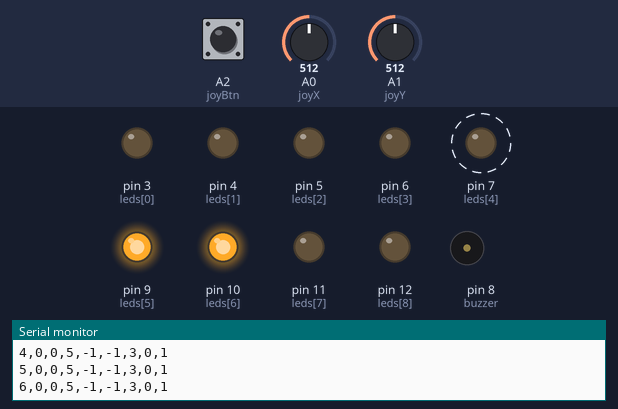
Bench run of a sketch on a simulated Arduino Uno, built with avr-gcc and run on an emulated ATmega328P. Shown: output pins drawn as LEDs (lit = HIGH), buzzer (waves = sounding), the last lines printed to the serial monitor. Dashed ring = blinking. The test bench sets the inputs (shaded band); at power-on: A1 (joyY) = 512, A2 (joyBtn) HIGH, A0 (joyX) = 512. Random numbers use the default seed unless the sketch sets one.

Above: at 1.4 s.
1.5 s: A1 (joyY) set to 203
4.5 s: A1 (joyY) set to 179
At 5.4 s:
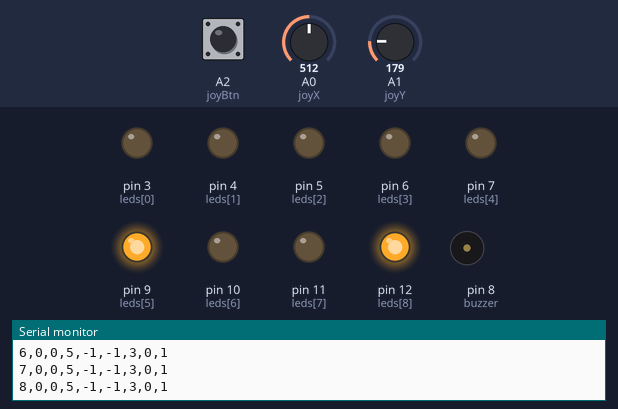
6.0 s: A1 (joyY) set to 306
At 6.27 s:
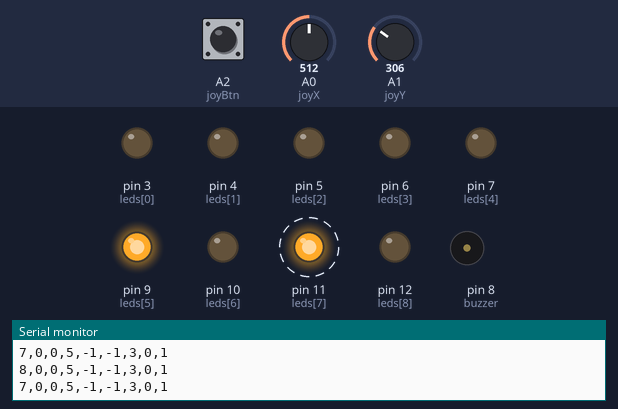
9.0 s: A2 (joyBtn) pulled LOW for 3.2 s
At 10.3 s:
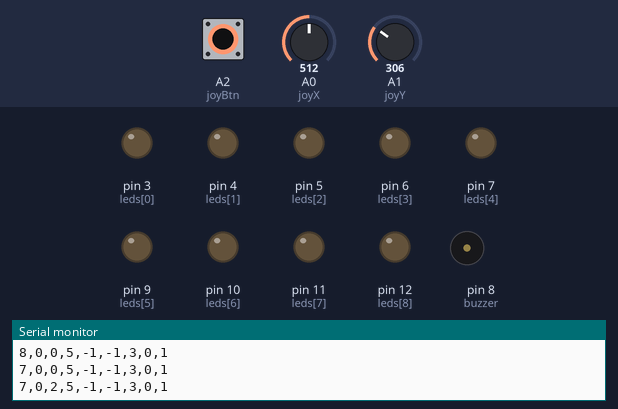
13.7 s: A2 (joyBtn) pulled LOW for 0.2 s
At 13.91 s:
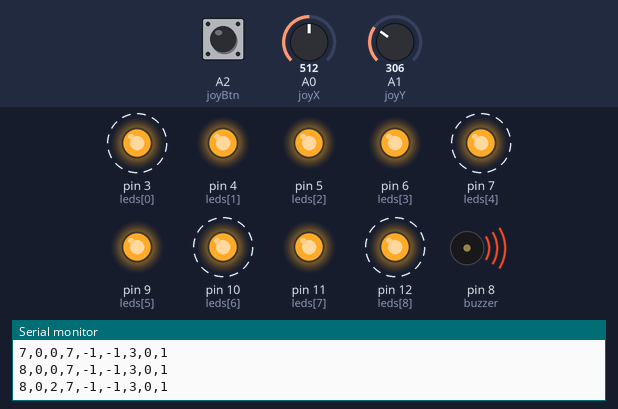
16.9 s: A2 (joyBtn) pulled LOW for 1 s
At 17.29 s:
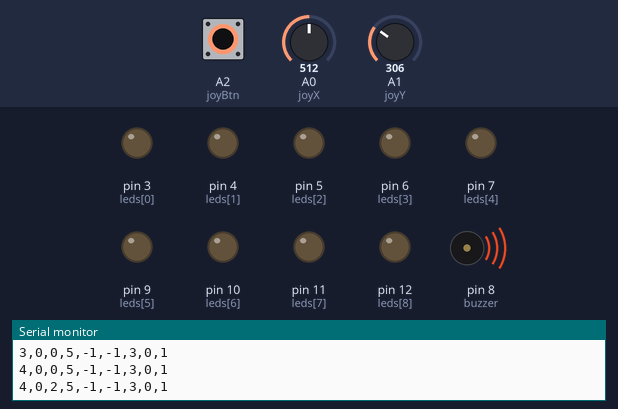
Timing chart, 0 to 26.7 s (numbered marks = the images above; inputs shaded):
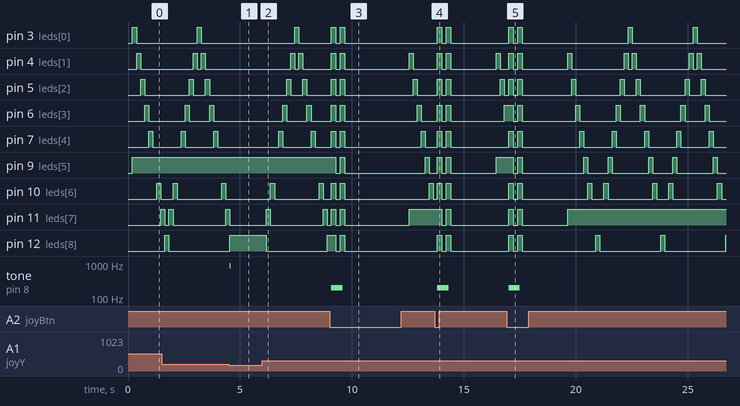

The sketch:

try3.ino
```cpp
const int joyX = A0;
const int joyY = A1;
const int joyBtn = A2;
const int buzzer = 8;

int leds[] = {3, 4, 5, 6, 7, 9, 10, 11, 12};
const int ledCount = 9;

// 目標位置陣列（最多支援 3 顆黃點，-1 代表該顆已消除或未開啟）
int targets[3] = {4, -1, -1};

int currentPos = 0;
int direction = 1;
int score = 0;
int centerX = 512;
int centerY = 512;

// 遊戲參數設定（可透過管理者模式調整）
int speedLevel = 3;       // 速度等級 1 ~ 10 (預設 3)
int targetCount = 1;      // 黃點數量 1 ~ 3 (預設 1)
int gameSpeed = 160;      // 實際延遲毫秒數

// 管理者模式與秘技偵測變數（1=上, 2=下, 3=左, 4=右）
const int secretCode[8] = {1, 1, 2, 2, 3, 3, 4, 4}; // 上上下下左左右右
int codeStep = 0;
bool isAdminMode = false;
int adminCursor = 0;      // 0 = 調整速度, 1 = 調整黃點數

void setup() {
  Serial.begin(9600);
  for (int i = 0; i < ledCount; i++) {
    pinMode(leds[i], OUTPUT);
  }
  pinMode(joyBtn, INPUT_PULLUP);
  pinMode(buzzer, OUTPUT);

  randomSeed(analogRead(A5));

  delay(200);
  centerX = analogRead(joyX);
  centerY = analogRead(joyY);
  applyAdminSettings();
}

void loop() {
  if (isAdminMode) {
    handleAdminMode();
    return;
  }

  // --- 正常遊戲模式 ---
  for (int i = 0; i < ledCount; i++) {
    digitalWrite(leds[i], LOW);
  }

  // 點亮場上「還沒被消除」的黃色目標燈
  for (int t = 0; t < 3; t++) {
    if (targets[t] >= 0) {
      digitalWrite(leds[targets[t]], HIGH);
    }
  }
  // 點亮目前跑動的光點
  digitalWrite(leds[currentPos], HIGH);

  sendDataToProcessing(0);

  // 讀取搖桿方向（比對秘技）
  int dir = readJoystickDirection();
  if (dir != 0) {
    checkSecretCode(dir);
    while (readJoystickDirection() != 0) {
      delay(20);
    }
  }

  // 按下搖桿中央按鈕判定命中
  if (digitalRead(joyBtn) == LOW) {
    checkHit();
    while (digitalRead(joyBtn) == LOW) {
      delay(20);
    }
    delay(150);
  }

  currentPos += direction;
  if (currentPos >= ledCount - 1 || currentPos <= 0) {
    direction = -direction;
  }

  delay(gameSpeed);
}

int readJoystickDirection() {
  int xVal = analogRead(joyX);
  int yVal = analogRead(joyY);

  if (yVal < centerY - 320) return 1; // 上
  if (yVal > centerY + 320) return 2; // 下
  if (xVal < centerX - 320) return 3; // 左
  if (xVal > centerX + 320) return 4; // 右
  return 0;
}

void checkSecretCode(int dir) {
  if (dir == secretCode[codeStep]) {
    codeStep++;
    tone(buzzer, 800 + codeStep * 100, 40);
    if (codeStep == 8) {
      codeStep = 0;
      isAdminMode = true;
      adminCursor = 0;
      generateTargets(targetCount); // 確保進入時同步顯示目前的黃點設定數
      playAdminEnterSound();
    }
  } else {
    codeStep = (dir == secretCode[0]) ? 1 : 0;
  }
}

void handleAdminMode() {
  // 板子 LED 顯示目前設定的數值
  for (int i = 0; i < ledCount; i++) {
    int val = (adminCursor == 0) ? speedLevel : targetCount;
    digitalWrite(leds[i], (i < val) ? HIGH : LOW);
  }

  sendDataToProcessing(3);

  int dir = readJoystickDirection();
  if (dir != 0) {
    if (dir == 1 || dir == 2) {
      // 上或下：切換調整項目
      adminCursor = 1 - adminCursor;
      tone(buzzer, 1000, 50);
    } else if (dir == 3) {
      // 左：減少數值
      if (adminCursor == 0 && speedLevel > 1) speedLevel--;
      if (adminCursor == 1 && targetCount > 1) {
        targetCount--;
        generateTargets(targetCount); // ★ 修正：立刻更新陣列，讓畫面同步顯示新的數量！
      }
      tone(buzzer, 700, 50);
    } else if (dir == 4) {
      // 右：增加數值
      if (adminCursor == 0 && speedLevel < 10) speedLevel++;
      if (adminCursor == 1 && targetCount < 3) {
        targetCount++;
        generateTargets(targetCount); // ★ 修正：立刻更新陣列，讓畫面同步顯示新的數量！
      }
      tone(buzzer, 1200, 50);
    }
    while (readJoystickDirection() != 0) delay(20);
  }

  // 按下搖桿按鈕：確認設定並開始遊戲！
  if (digitalRead(joyBtn) == LOW) {
    tone(buzzer, 1500, 150);
    while (digitalRead(joyBtn) == LOW) delay(20);
    isAdminMode = false;
    score = 0;
    currentPos = 0;
    direction = 1;
    applyAdminSettings();
    delay(300);
  }
  delay(50);
}

void applyAdminSettings() {
  gameSpeed = map(speedLevel, 1, 10, 220, 40);
  generateTargets(targetCount);
}

void generateTargets(int count) {
  for (int i = 0; i < 3; i++) targets[i] = -1;

  for (int i = 0; i < count; i++) {
    int candidate;
    bool duplicate;
    do {
      candidate = random(0, ledCount);
      duplicate = false;
      for (int j = 0; j < i; j++) {
        if (targets[j] == candidate) duplicate = true;
      }
    } while (duplicate);
    targets[i] = candidate;
  }
}

void checkHit() {
  int hitIndex = -1;
  for (int i = 0; i < 3; i++) {
    if (targets[i] >= 0 && currentPos == targets[i]) {
      hitIndex = i;
      break;
    }
  }

  if (hitIndex != -1) {
    // 1. 先把命中的這顆黃點「消除」（設為 -1）
    targets[hitIndex] = -1;

    // 2. 檢查場上是否還有其他還沒消除的黃點
    int remaining = 0;
    for (int i = 0; i < 3; i++) {
      if (targets[i] >= 0) remaining++;
    }

    if (remaining > 0) {
      // 【還有黃點未消除】：只播放「消除單顆黃點」的清脆音效，不進下一關！
      sendDataToProcessing(1); // 閃一下綠底回饋手感
      tone(buzzer, 1319, 100); // 高音 Mi
      delay(110);
    } else {
      // 【場上黃點已全部消除！正式過關進下一關】：
      score++;
      sendDataToProcessing(1);

      if (score % 2 == 0 && score <= 8) {
        playLevelUpMelody();
      } else {
        tone(buzzer, 988, 80);
        delay(85);
        tone(buzzer, 1319, 220);
        delay(220);
      }

      // 決定下一關的黃點數量（取管理者設定值與晉級規則的最大值）
      int nextTargets = targetCount;
      if (score >= 4 && nextTargets < 2) nextTargets = 2;
      generateTargets(nextTargets);

      if (gameSpeed > 35) gameSpeed -= 10;
    }
  } else {
    // 【失敗！】
    sendDataToProcessing(2);
    tone(buzzer, 200, 500);
    for (int k = 0; k < 2; k++) {
      for (int i = 0; i < ledCount; i++) digitalWrite(leds[i], HIGH);
      delay(200);
      for (int i = 0; i < ledCount; i++) digitalWrite(leds[i], LOW);
      delay(200);
    }
    for (int i = 0; i < ledCount; i++) {
      digitalWrite(leds[i], (i < score) ? HIGH : LOW);
    }
    delay(1500);

    // 失敗重置回目前設定的初始難度
    score = 0;
    currentPos = 0;
    direction = 1;
    applyAdminSettings();
    centerX = analogRead(joyX);
    centerY = analogRead(joyY);
  }
}

void playLevelUpMelody() {
  int melody[] = {392, 523, 659, 784, 1047, 1319, 1568, 1319};
  int duration[] = {90, 90, 90, 90, 90, 90, 240, 320};
  for (int i = 0; i < 8; i++) {
    tone(buzzer, melody[i], duration[i]);
    delay(duration[i] * 1.15);
  }
  noTone(buzzer);
}

void playAdminEnterSound() {
  tone(buzzer, 1047, 80); delay(90);
  tone(buzzer, 1319, 80); delay(90);
  tone(buzzer, 1568, 80); delay(90);
  tone(buzzer, 2093, 180); delay(200);
}

// 傳送 9 個數值：位置, 分數, 狀態, 目標1, 目標2, 目標3, 速度設定, 游標位置, 黃點設定數
void sendDataToProcessing(int state) {
  Serial.print(currentPos);   Serial.print(",");
  Serial.print(score);        Serial.print(",");
  Serial.print(state);        Serial.print(",");
  Serial.print(targets[0]);   Serial.print(",");
  Serial.print(targets[1]);   Serial.print(",");
  Serial.print(targets[2]);   Serial.print(",");
  Serial.print(speedLevel);   Serial.print(",");
  Serial.print(adminCursor);  Serial.print(",");
  Serial.println(targetCount);
}
```

Measured:
- the behaviour switches between 192 and 191 on A1 (joyY) (found by bisection; images 0 and 1)
- after the input at 4.5 s, tone on pin 8 (buzzer): silent → 900 Hz at once, → silent 0.04 s later
- after the input at 6.0 s, pin 3 (leds[0]): LOW → HIGH after 1.4 s, → LOW 0.18 s later; pin 4 (leds[1]): alternates HIGH for 0.18 s and LOW for 0.18 s, 4 changes in all, then stays LOW, starting after 1.3 s
- after the input at 9.0 s, pin 9 (leds[5]): goes LOW 0.20 s, HIGH 0.20 s, LOW 3.6 s, HIGH 0.18 s, then LOW, starting after 0.28 s; tone on pin 8 (buzzer): silent → 200 Hz after 0.08 s, → silent 0.50 s later
- after the input at 13.7 s, pin 11 (leds[7]): HIGH → LOW after 0.32 s, → HIGH 0.20 s later, → LOW 0.20 s later; tone on pin 8 (buzzer): silent → 200 Hz after 0.12 s, → silent 0.50 s later
- after the input at 16.9 s, pin 9 (leds[5]): HIGH → LOW after 0.29 s, → HIGH 0.20 s later, → LOW 0.20 s later, → HIGH 2.8 s later, … (13 changes in this stretch); tone on pin 8 (buzzer): silent → 200 Hz after 0.09 s, → silent 0.50 s later
- by itself, pin 4 (leds[1]): alternates HIGH for 0.18 s and LOW for 0.18 s, 4 changes in all, then stays LOW
- by itself, pin 5 (leds[2]): alternates HIGH for 0.18 s and LOW for 0.54 s
